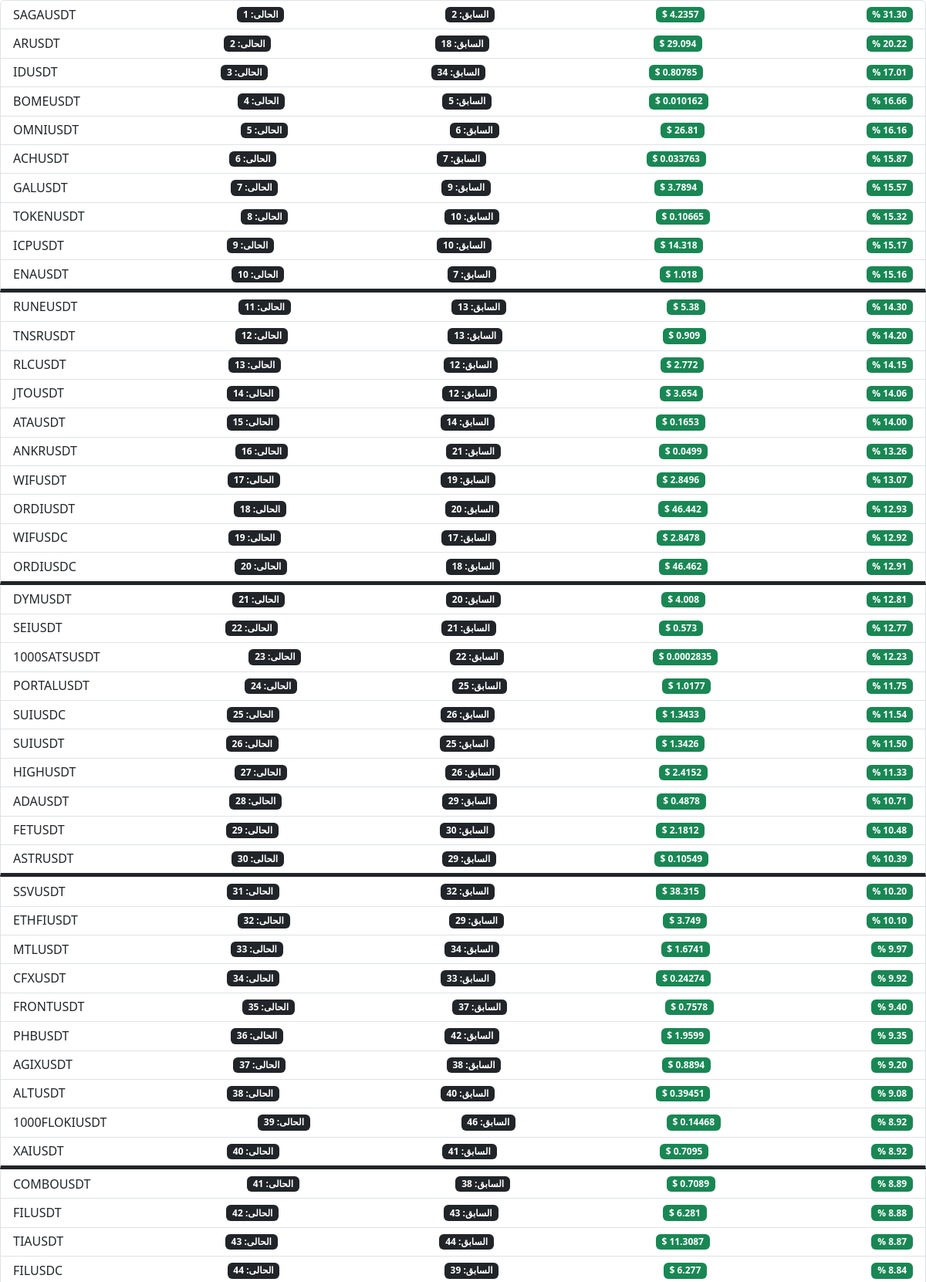
/sort/sortFuture (upper part), run on the app's committed database.
### sorting/models.py (models this page shows, shortened)
class Entries(models.Model):
    name = models.CharField(max_length=100,blank=True,null=True,unique=True)
    currentRank = models.IntegerField(blank=True,null=True,default=0)
    previousRrank = models.IntegerField(blank=True,null=True,default=0)
    priceChange = models.FloatField(blank=True,null=True,default=0)
    price = models.FloatField(blank=True,null=True,default=0)

### sorting/views.py (the view)
# urls.py: path('sortFuture',SortFuture),
def SortFuture(request):
    symbols=Entries.objects.all().order_by('priceChange').reverse()
    context={
        "symbols":symbols
    }
    return render(request,"sorting/sortList.html",context=context)#JsonResponse(allList,safe=False)

### sorting/templates/sorting/sortList.html (shortened to what this page needs)
<!DOCTYPE html>
{% load static %}
<html lang="en">
<head>
    <link href="https://cdn.jsdelivr.net/npm/bootstrap@5.3.3/dist/css/bootstrap.min.css" rel="stylesheet">
</head>
<body hx-get="/sort/sortFuture" hx-trigger="every 4s">
    <ul class="list-group h6">
    {% for symbol in symbols %}
        {% if  symbol.priceChange > 0 %}
        <li class="list-group-item d-flex justify-content-between align-items-center">
            {{symbol.name}}
            <span class="badge text-bg-dark">الحالى: {{symbol.currentRank}}</span>
            <span class="badge text-bg-dark">السابق: {{symbol.previousRrank}}</span>
            <span class="badge text-bg-success">$ {{symbol.price}}</span>
            <span class="badge text-bg-success">% {{symbol.priceChange|floatformat:2}}</span>
        </li>
        {% endif %}
    {% endfor %}
    </ul>
</body>
</html>

### sorting/templates/sorting/sortList.html (style rules this page uses)
li:nth-child(10n) { border-bottom: 5px solid; margin-bottom: 1px; }

### data on the page
Entries: name "SAGAUSDT", currentRank "1", previousRrank "2", price "4.2357", priceChange "31.30"
Entries: name "ARUSDT", currentRank "2", previousRrank "18", price "29.094", priceChange "20.22"
Entries: name "IDUSDT", currentRank "3", previousRrank "34", price "0.80785", priceChange "17.01"
Entries: name "BOMEUSDT", currentRank "4", previousRrank "5", price "0.010162", priceChange "16.66"
Entries: name "OMNIUSDT", currentRank "5", previousRrank "6", price "26.81", priceChange "16.16"
Entries: name "ACHUSDT", currentRank "6", previousRrank "7", price "0.033763", priceChange "15.87"
Entries: name "GALUSDT", currentRank "7", previousRrank "9", price "3.7894", priceChange "15.57"
Entries: name "TOKENUSDT", currentRank "8", previousRrank "10", price "0.10665", priceChange "15.32"
Entries: name "ICPUSDT", currentRank "9", previousRrank "10", price "14.318", priceChange "15.17"
Entries: name "ENAUSDT", currentRank "10", previousRrank "7", price "1.018", priceChange "15.16"
Entries: name "RUNEUSDT", currentRank "11", previousRrank "13", price "5.38", priceChange "14.30"
Entries: name "TNSRUSDT", currentRank "12", previousRrank "13", price "0.909", priceChange "14.20"
Entries: name "RLCUSDT", currentRank "13", previousRrank "12", price "2.772", priceChange "14.15"
Entries: name "JTOUSDT", currentRank "14", previousRrank "12", price "3.654", priceChange "14.06"
Entries: name "ATAUSDT", currentRank "15", previousRrank "14", price "0.1653", priceChange "14.00"
Entries: name "ANKRUSDT", currentRank "16", previousRrank "21", price "0.0499", priceChange "13.26"
Entries: name "WIFUSDT", currentRank "17", previousRrank "19", price "2.8496", priceChange "13.07"
Entries: name "ORDIUSDT", currentRank "18", previousRrank "20", price "46.442", priceChange "12.93"
Entries: name "WIFUSDC", currentRank "19", previousRrank "17", price "2.8478", priceChange "12.92"
Entries: name "ORDIUSDC", currentRank "20", previousRrank "18", price "46.462", priceChange "12.91"
Entries: name "DYMUSDT", currentRank "21", previousRrank "20", price "4.008", priceChange "12.81"
Entries: name "SEIUSDT", currentRank "22", previousRrank "21", price "0.573", priceChange "12.77"
Entries: name "1000SATSUSDT", currentRank "23", previousRrank "22", price "0.0002835", priceChange "12.23"
Entries: name "PORTALUSDT", currentRank "24", previousRrank "25", price "1.0177", priceChange "11.75"
Entries: name "SUIUSDC", currentRank "25", previousRrank "26", price "1.3433", priceChange "11.54"
Entries: name "SUIUSDT", currentRank "26", previousRrank "25", price "1.3426", priceChange "11.50"
Entries: name "HIGHUSDT", currentRank "27", previousRrank "26", price "2.4152", priceChange "11.33"
Entries: name "ADAUSDT", currentRank "28", previousRrank "29", price "0.4878", priceChange "10.71"
Entries: name "FETUSDT", currentRank "29", previousRrank "30", price "2.1812", priceChange "10.48"
Entries: name "ASTRUSDT", currentRank "30", previousRrank "29", price "0.10549", priceChange "10.39"
Entries: name "SSVUSDT", currentRank "31", previousRrank "32", price "38.315", priceChange "10.20"
Entries: name "ETHFIUSDT", currentRank "32", previousRrank "29", price "3.749", priceChange "10.10"
Entries: name "MTLUSDT", currentRank "33", previousRrank "34", price "1.6741", priceChange "9.97"
Entries: name "CFXUSDT", currentRank "34", previousRrank "33", price "0.24274", priceChange "9.92"
Entries: name "FRONTUSDT", currentRank "35", previousRrank "37", price "0.7578", priceChange "9.40"
Entries: name "PHBUSDT", currentRank "36", previousRrank "42", price "1.9599", priceChange "9.35"
Entries: name "AGIXUSDT", currentRank "37", previousRrank "38", price "0.8894", priceChange "9.20"
Entries: name "ALTUSDT", currentRank "38", previousRrank "40", price "0.39451", priceChange "9.08"
Entries: name "1000FLOKIUSDT", currentRank "39", previousRrank "46", price "0.14468", priceChange "8.92"
Entries: name "XAIUSDT", currentRank "40", previousRrank "41", price "0.7095", priceChange "8.92"
Entries: name "COMBOUSDT", currentRank "41", previousRrank "38", price "0.7089", priceChange "8.89"
Entries: name "FILUSDT", currentRank "42", previousRrank "43", price "6.281", priceChange "8.88"
Entries: name "TIAUSDT", currentRank "43", previousRrank "44", price "11.3087", priceChange "8.87"
Entries: name "FILUSDC", currentRank "44", previousRrank "39", price "6.277", priceChange "8.84"
